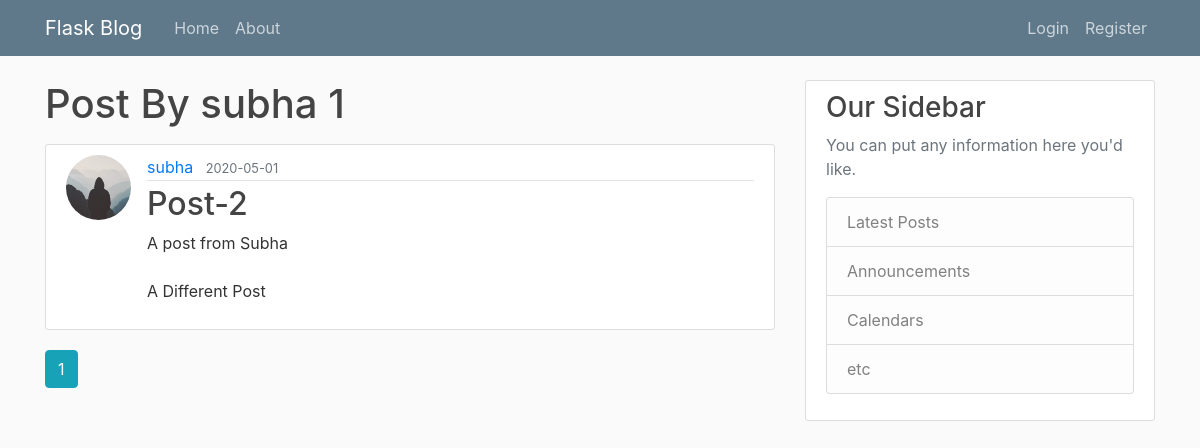
The page /user/subha on the database its author committed.
### flaskblog/models.py (models this page shows, shortened)
class User(db.Model, UserMixin):
	id=db.Column(db.Integer, primary_key=True)
	username=db.Column(db.String(20), unique=True,nullable=False)
	email = db.Column(db.String(120), unique=True, nullable=False)
	image_file = db.Column(db.String(20), nullable=False, default='default.jpg')
	password=db.Column(db.String(60), nullable=False)
	posts=db.relationship('Post', backref='author',lazy=True)

class Post(db.Model):
	id=db.Column(db.Integer, primary_key=True)
	title=db.Column(db.String(100), nullable=False)
	date_posted=db.Column(db.DateTime, nullable=False, default=datetime.utcnow)
	content=db.Column(db.Text, nullable=False)
	user_id=db.Column(db.Integer, db.ForeignKey('user.id'), nullable=False)

### flaskblog/users/routes.py (the view)
@users.route("/user/<string:username>")
def user_posts(username):
	page=request.args.get('page',1, type=int)
	user=User.query.filter_by(username=username).first_or_404()
	posts=Post.query.filter_by(author =user)\
	.order_by(Post.date_posted.desc())\
	.paginate(page=page, per_page=4)
	return render_template('user_post.html', posts =posts, user =user)

### flaskblog/templates/user_post.html
{% extends "layout.html" %}
{% block content %}
	<h1 class="mb-3">Post By {{ user.username }} {{ posts.total }}</h1>
	{% for post in posts.items %}
		<article class="media content-section">
      <img  class= "rounded-circle article-img" src="{{ url_for('static', filename='profile_pics/'+ post.author.image_file)}}">
  			<div class="media-body">
    			<div class="article-metadata">
      				<a class="mr-2" href="{{ url_for('users.user_posts', username=post.author.username)}}">{{ post.author.username }}</a>
      				<small class="text-muted">{{ post.date_posted.strftime('%Y-%m-%d') }}</small>
    			</div>
    			<h2><a class="article-title" href="{{ url_for('posts.post',post_id=post.id) }}">{{ post.title }}</a></h2>
    			<p class="article-content">{{ post.content }}</p>
  			</div>
		</article>
	{% endfor %}
  {% for page_num in posts.iter_pages(left_edge=1,right_edge=1,left_current=1,right_current=2) %}
    {% if page_num %}
      {% if posts.page == page_num %}
        <a class="btn btn-info mb-4" href="{{ url_for('users.user_posts', username = user.username, page=page_num) }}">{{ page_num }}</a>
      {% else %}
           <a class="btn btn-outline-info mb-4" href="{{ url_for('users.user_posts', username = user.username, page=page_num) }}">{{ page_num }}</a>
      {% endif %}
    {% else %}
      ...
    {% endif %}
  {% endfor %}
{% endblock content %}

### flaskblog/static/main.css (style rules this page uses)
body { background: #fafafa; color: #333333; margin-top: 5rem; }
h1, h2, h3, h4, h5, h6 { color: #444444; }
.content-section { background: #ffffff; padding: 10px 20px; border: 1px solid #dddddd; border-radius: 3px; margin-bottom: 20px; }
.article-title { color: #444444; }
.article-content { white-space: pre-line; }
.article-img { height: 65px; width: 65px; margin-right: 16px; }
.article-metadata { padding-bottom: 1px; margin-bottom: 4px; border-bottom: 1px solid #e3e3e3 }

### rows shown on the page
User: username "subha"
Post: image_file (placeholder picture), author.username "subha", date_posted "2020-05-01", title "Post-2", content "A post from Subha A Different Post"

### other values the page prints
{{ posts.total }} "1"
{{ page_num }} "1"
